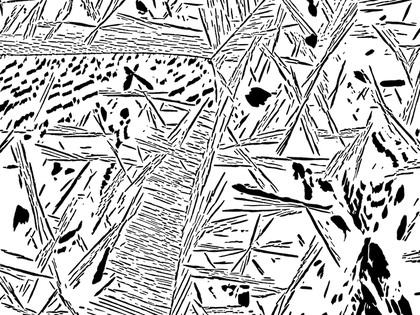
%> input picture examples/Data/LowQuality.png, 420 x 315 px, shrunk from 1000 x 749 before the run
$ octave example.m   (GNU Octave 9; MATLAB toolbox functions it lacks are replaced by stand-ins)
%> lines starting %> are read from the running program, lines starting %| are printed output that depends on the picture
### f2.m
function [T xx] = f2( A1,A2, varargin)
% Computes that spatial statistics of input signals A1 and A2.  The
% functions appropriately normalizes the statistics.  This function is
% optimized using fast Fourier transforms to expedite the computation of
% the convolution.
%
% Nonperiodic and periodic refer the the boundary conditions under which
% the material information was generated.  Experimental information will
% always have nonperiodic boundary conditions while some simulations with
% have periodic boundary conditions.  As a result, this function defaults
% to computing nonperiodic statistcs.
%
% This function can also compute statistics for partial datasets that are
% sampled on an evenly spaced pixel/voxel grid.  If some information is
% known and some is not, then one can compute the spatial statistics using
% this function.  A tutorial will be made available later.
%
% [T, xx] = f2( DATA1 ) computes the nonperiodic autocorrelation of DATA1.
% T is an array of the spatial statistics corresponding to the cell arrray
% of vector lengths in xx.
%
% [T, xx] = f2( DATA1, DATA2 )  computes the nonperiodic crosscorrelation
% of DATA1 and DATA2 where they are the head and tail of the vector, respectively.
%
% [T, xx] = f2( DATA1, DATA2, 'ARG1', val1, ..,.., 'ARGN', valN ) computes
% the crosscorrelation of DATA1 and DATA2 with a set of optional parameters
% listed below.
%
% [T, xx] = f2( DATA1, [], 'ARG1', val1, ..,.., 'ARGN', valN ) computes the
% autocorrelation of DATA1 with optional parameters
%
% Parameters ARGUMENTS
% --------------------
% ARG - class - default - description
% -----------------------------------
% 'normalize' - logical - true - Spatial statistics require computing the
%   convolutions in the numerator and denominator separately.  The numerator
%   is the number of times the statistics criteria is satisfied while the
%    denominator is the number events that were sampled.  If
%    f2( DATA1, [], 'normalize',false ) is executed then only the top
%   numerator is returned.  It is really just the convolution of DATA1.
%
% 'display' - logical - true - When display is true, a plot will appear
%    after each function call of the spatial statistics.
%
% 'cutoff' - double - Cutoff is the maximum vector size to be returned in
%   the statistics.  f2( DATA1, [], 'cutoff', 10 ) will return spatial
%   statistics for vectors whose elements are less than or equal to 10;
%
% 'periodic' - [1xd] logical - If the model information was generated by
%   simulation then it may have periodic boundary conditions.
%   f2( DATA1, [], 'periodic', true ) forces all boundaries to be periodic
%   f2( DATA1, [], 'periodic', [ true true false] ) places the condition
%   that the information is periodic in dimensions 1 and 2 and nonperiodic
%   in the last.  Conditions like this are useful for interfatial
%   simulation information.
%
% 'Mask1' - [N1xN2xN3] double - Sometimes the data returned is not complete,
%   datapoints may be unpopulated. [N1xN2xN3] is the size of the input information.
%   f2( DATA1, [], 'Mask1', M )  computes are spatial statistics for
%   populated datapoints and normalizes the function appropriately.  M is
%   a logical array that describes whether a value is populated<true> or
%   not populated<false> for the first dataset, the one at the tail of the vector .
%
% 'Mask2' - [N1xN2xN3] double -
%   f2( DATA1, [], 'Mask2', M )  computes are spatial statistics for
%   populated datapoints and normalizes the function appropriately.  M is
%   a logical array that describes whether a value is populated<true> or
%   not populated<false> for the second dataset, the one at the head of the vector .
%
% 'Mask' - [N1xN2xN3] logical -populates Mask1 and Mask2 with the same
% mask.
%
%  'shift' - logical - true - if true performs the fftshift.
%
% if varargin is a structure with all the parameter fields then the
% parameters are automatically defined and not decided.  This is useful in
% repetative applications.

%% Initialize Critical Data Elements
if numel(varargin) == 1 && isstruct( varargin )
    param = varargin;
else
    param = setparam(varargin, size(A1));
end

%%
% Decide whether the correlation is an auto or cross correlation

if exist('A2','var') && numel(A2) > 0
    if all(size(A1) == size(A2))
        if any(A1(:)~=A2(:)) param.auto = false; end
    else error('The size of the input signals are not the same.'); end
end

%% Compute numerator

if param.auto  % Autocorrelation
    if numel( param.Mask1 ) == 0
        T = convolve( param.periodic, A1 );
    else   % Partial
        T = convolve( param.periodic, param.Mask1.*A1 );
    end
else   % Crosscorrelation
    if numel( param.Mask1 ) == 0
        T = convolve( param.periodic, A1, A2 );
    else  % Partial
        T = convolve( param.periodic, param.Mask1.*A1, param.Mask2.*A2 );
    end
end


%% Compute denominator
if param.normalize
    if numel(param.Mask1)  == 0  % Complete
        if all(param.periodic)  % All Periodic
            T = T./ numel( A1 );
        else  % Partial and Nonperiodic
            % compute it directly, for the meantime use the convolution
            T(:) = T./ convolve( param.periodic, ones(size(A1)));
        end
    else  % Partial
        if param.auto  % Auto
            T(:) = T./ convolve( param.periodic, param.Mask1 );
        else   % Cross
            T(:) = T./ convolve( param.periodic, param.Mask1, param.Mask2 );
        end
    end
end

%% T vector sizes
for ii = 1 : ndims(T)
    uu = 1 : floor(size(T,ii)./2);

    if mod( size(T,ii), 2) == 0
        xx.values{ii} = [uu-1,fliplr(uu)*-1];
    else
        xx.values{ii} = [ 0 , uu, fliplr( uu ) * -1 ];
    end

    incut{ii} = abs(xx.values{ii}) > param.cutoff(ii);
end

%% Truncate Statistics
T(incut{1},:,:) = [];
if ndims(T) >= 2
    T(:,incut{2},:) = [];
end
if ndims(T) >= 3
    T(:,:,incut{3}) = [];
end

if param.shift
    xx.values = arrayfun( @(x)fftshift(xx.values{x}(~incut{x})),1:ndims(T),'UniformOutput',false);
    T(:) = fftshift(T);
else
    xx.values = arrayfun( @(x)xx.values{x}(~incut{x}),1:ndims(T),'UniformOutput',false);
end

if param.vector
    if nargout == 2
        switch ndims(T)
            case 1
                xx = xx.values{1}(:);
            case 2
                [X1,X2] = meshgrid( xx.values{1},xx.values{2});
                xx = [X1(:),X2(:)];
            case 3
                [X1,X2,X3] = meshgrid( xx.values{1},xx.values{2},xx.values{3});
                xx = [X1(:),X2(:),X3(:)];
        end
    end
    T = T(:);
end
%% Display the statistics
% The shifted image is the more canonical form to view the statistics in.
% In fact surface is the optimum viewing tools because then you can use
% the datatip to find probabilities for certain vectors.
%

if param.display
    % When the statistics are visualized, the outputs are
    % forced to be real, this result should be removed
    if ndims( A1 )== 2 & ~any( size(A1) == 1);
            if param.shift
                pcolor(xx.values{2},xx.values{1},real(T));
            else
                pcolor(fftshift(xx.values{2}),fftshift(xx.values{1}),fftshift(real(T)));
            end
            xlabel('t_x','Fontsize',16); ylabel('t_y','Fontsize',16, 'Rotation',0);
            hc = colorbar; shading flat; axis equal
            if param.normalize
                str = 'Probability density';
            else
                str = 'Counts';
            end
            set( get( hc, 'Ylabel'), 'String', str, 'Fontsize',16,'Rotation',270,'VerticalAlignment','Bottom');
    elseif ndims( A1 )== 2 & any( size(A1) == 1);
            if param.shift
                plot(xx.values{getOutput(@max,2,cellfun(@(x)numel(x),xx.values))},real(T),'Linewidth',3,'Color','k');
            else
                plot(fftshift(xx.values{getOutput(@max,2,cellfun(@(x)numel(x),xx.values))}),fftshift(real(T)),'Linewidth',3,'Color','k');
            end
            xlabel('t_x','Fontsize',16); ylabel('Probability','Fontsize',16);
            ylim([0 1]); xlim([0 ceil(numel(T)./2)]); grid on
    else
        disp('Visualization is not available for 3-D statistics yet.')
    end
end


end


%%
function param = setparam( inptvar,sz )
% Set parameters for the code

param = struct('normalize',true, ...
    'display',true,...
    'cutoff', sz./2,...
    'auto',true,...
    'periodic',false*ones(1,numel(sz)),...
    'Mask1',[],...
    'Mask2',[], ...
    'shift', false,...
    'vector',false,...
    'integrate',false);


fldnm = fieldnames( param );

if numel(inptvar) > 0
    for ii = [1 : (numel(inptvar)./2)]*2-1
        if ismember( inptvar{ii}, fldnm );
            % update parameters
            param = setfield( param, inptvar{ii}, inptvar{ii+1});
        elseif strcmp( inptvar{ii}, 'Mask' );
            [ param.Mask1 param.Mask2 ] = deal( inptvar{ii+1} );
        else % error message for bad input parameters
            disp(sprintf('f2 accepts the following options:'));
            for jj = 1 : numel( fldnm )
                disp(sprintf(':: %s - type ::  %s', fldnm{jj}, class(getfield(param, fldnm{jj}))));
            end
            disp(sprintf(':: %s - type ::  %s', 'Mask', class(getfield(param, 'Mask1'))));
            error( sprintf('%s is not a valid parameter.', inptvar{ii}));
        end
    end

    n = {size( getfield( param, 'Mask1' )) ;  size( getfield( param, 'Mask2' ))};
    if ~( all(n{1}==0) & all(n{2}==0)) && (numel( n{1})~=numel(n{2}) || ~all( n{1}==n{2}))
        disp('test')
        if numel( getfield( param, 'Mask1') ) == 0 param.Mask1 = ones( size(getfield( param, 'Mask2')));
        elseif numel( getfield( param, 'Mask2') ) == 0 param.Mask2 = ones( size(getfield( param, 'Mask1')));
        else error( 'The size of Mask1 and Mask2 are not the same.'); end

    end
end
param.Mask1 = cast( param.Mask1, 'double' );
param.Mask2 = cast( param.Mask2, 'double' );

if numel( param.cutoff ) == 1 param.cutoff = param.cutoff * ones(1, numel( sz )); end
id = find(isinf(param.cutoff)); if numel(id) > 0 param.cutoff(id) = sz(id)./2; end
end

### Codes/convolve.m
function fA = convolve(period,A1,A2)
% convolve pads the data signals then performs the convolution of signals
% A1 and A2 using fast fourier transform algorithms.
period_mult= .6; %describe this value

% in reality you only need to pad to rmax
realvals = isreal(A1)*ones(1,2);  % supresses imaginary parts if the values in the statistics
nsz = ceil([ones(size(period)) + (1-period)*period_mult].*size( A1));


fA = FourierPad( A1, size( A1 ), nsz );

if exist('A2','var') && numel( A2 ) > 0
    if all( nsz == ceil([ones(size(period)) + (1-period)*period_mult].*size( A2)) );    % THIS CONDITION HERE IS PROBLABLY A PROBLEM
        realvals(2) = isreal(A2);
        fA(:) = fA .* conj( FourierPad( A2, size(A1), nsz ));
    else
        error('The sizes are incaptable.')
    end
else % Weiner-Kinchin Method to Autocorrelations
    fA(:) = abs( fA ).^2;
end

fA(:) = ifftn( fA );

if all(realvals) fA(:) = real(fA); end;

end

### example.m
%% f2 :: A function to compute spatial statistics
%
% Spatial statistics are a statistical quantification use for materials
% science information.  This page explains the use cases for the function.
%
% All of this work has been developed over the course of a decade by Surya
% Kalidindi's
% <http://mined.gatech.edu MINED research group>.
% The MINED
% research group is developing data driven methods to extract
% structure-property-processing knowledge from materials science
% information.
%
% <http://orcid.org/0000-0001-9353-0382 Tony Fast>
% has some presentations up on
% <www.slideshare.net/tonyfast1 SlideShare>
% presenting applications of spatial statistics.
%
% <<MINEDlogo.png>>
%
% Spatial statistics provide an objective and scalable representation of
% materials science information that can be embedded into machine learning
% and regression solvers.
%
% An HTML view of this page can be found on
% <http://htmlpreview.github.io/?https://github.com/tonyfast/Spatial_Statistics/blob/master/html/example.html GitHub>
% .
%
% _Currently, a research paper is being written to support the codes in
% this repository._

%% Example Dataset
addpath( './Codes' );
addpath( './examples/Data' );
% Read in an Alpha Beta titanium micrograph from Hamish Fraser at OSU.
information = double(imread( 'LowQuality.png'));
%> information: size 315x420 double; min 0, max 255, mean 194.6; mean of the top-left, top-right, bottom-left and bottom-right quarters 193.8, 198.3, 195.9, 190.4

%% Encode the information

% the image has been compressed and has artifacts.  black phase is alpha (0)
% and white phase is beta (1).  this information is segmented out in `encoding`

encoding.phase = round( information ./ 255 );
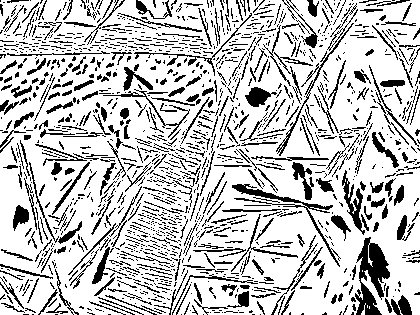
%> encoding.phase: size 315x420 double; values 0 (black) and 1 (white), 77% white; black in thin lines or dots
pcolor( encoding.phase  ); colormap gray; shading flat
title(' white - beta-Ti  & black - alpha-Ti ', 'Fontsize', 16 )
snapnow;
%> (this line was passed over: snapnow is not available in this run)
%%
% another segmentation could be the grain boundaries

encoding.edge = edge( encoding.phase );
%> encoding.edge: size 315x420 logical; every value is 0
colormap pink
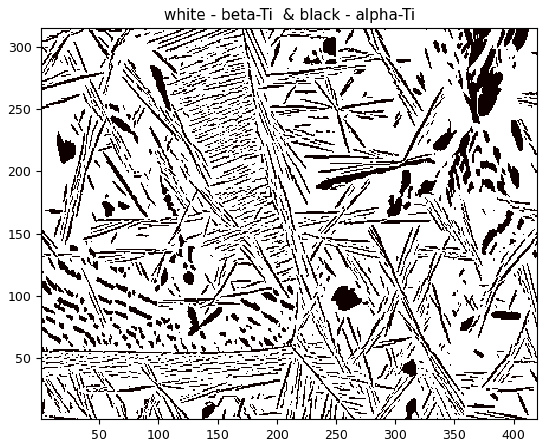
%> figure redrawn from the program's plot data
pcolor( 1-encoding.edge  ); shading flat
title(' white - edge  & black - grain ', 'Fontsize', 16 )
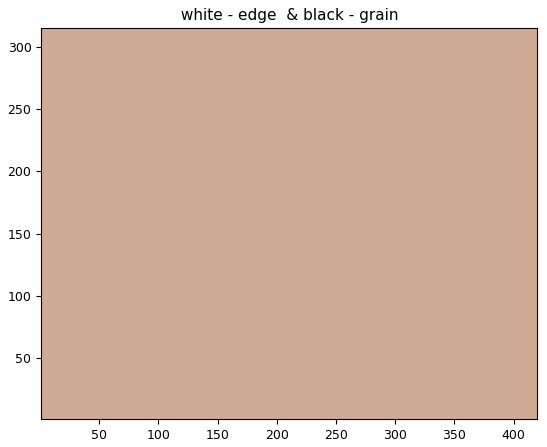
%> figure redrawn from the program's plot data

%% Compute some statistics
%% autocorrelation of the beta phase
[ T xx ] = f2( encoding.phase==1, []);
%> in setparam, `fldnm = fieldnames( param );`: fldnm = {'normalize', 'display', 'cutoff', 'auto', 'periodic', 'Mask1', 'Mask2', 'shift', 'vector', 'integrate'}
%> in setparam, `param.Mask1 = cast( param.Mask1, 'double' );`: param.Mask1 = []
%> in f2, `param = setparam(varargin, size(A1));`: param = {normalize true, display true, cutoff [157.5 210], auto true, periodic [0 0], shift false}
%> the run ends on the next line

$ run again, with examples/Data/Example.png copied over examples/Data/LowQuality.png
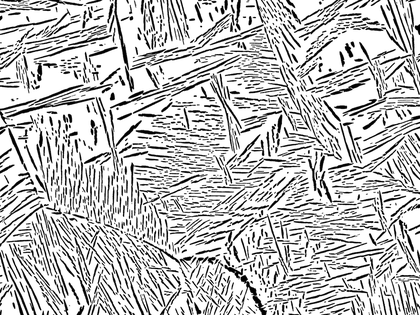
%> input picture examples/Data/Example.png, 420 x 315 px, shrunk from 1000 x 749 before the run
%> `encoding.phase = round( information ./ 255 );`:
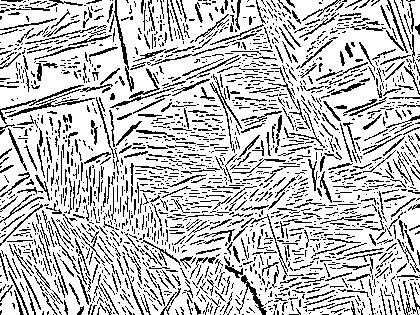
%> encoding.phase: size 315x420 double; values 0 (black) and 1 (white), 76.6% white; black in thin lines or dots
%> encoding.edge: size 315x420 logical; every value is 0
%> `colormap pink`:
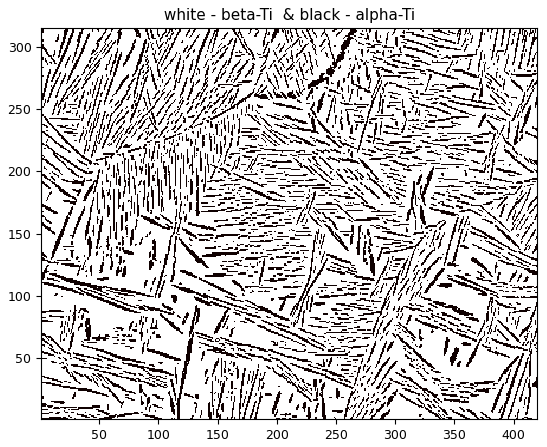
%> figure redrawn from the program's plot data
%> fldnm = {'normalize', 'display', 'cutoff', 'auto', 'periodic', 'Mask1', 'Mask2', 'shift', 'vector', 'integrate'}
%> param.Mask1 = []
%> param = {normalize true, display true, cutoff [157.5 210], auto true, periodic [0 0], shift false}
